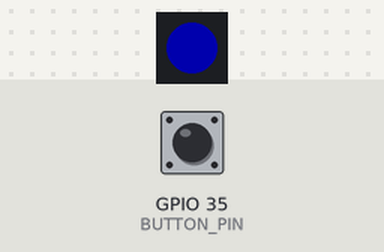
The sketch below on a simulated ESP32. Shown: 1 RGB LEDs in strip order, left to right. Inputs (shaded band) come from the test bench; at power-on: GPIO 35 (BUTTON_PIN) HIGH. Dim RGB values are drawn brighter than linear; WiFi joins after 1.5 s; servers stay silent unless stated; uploads are accepted with an empty reply; what the sketch prints to the serial monitor is not drawn.

Above: at 2.8 s.
2.9 s: GPIO 35 (BUTTON_PIN) pulled LOW for 0.15 s
At 3.04 s:
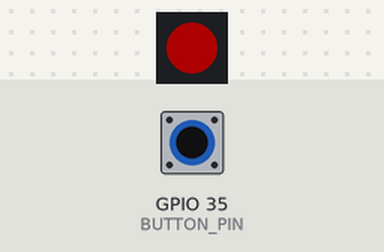
4.6 s: GPIO 35 (BUTTON_PIN) pulled LOW for 3.2 s
At 9.1 s:
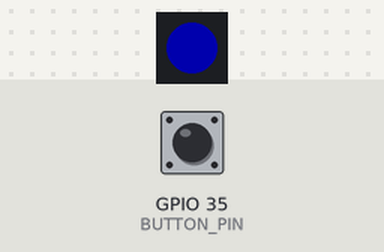
Timing chart, 0 to 10.6 s (numbered marks = the images above; inputs shaded):
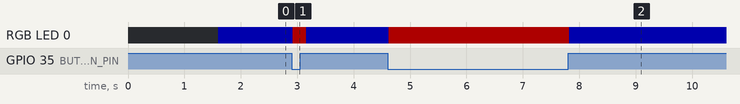

Measured:
- after the input at 2.9 s, RGB LED 0: RGB(0, 0, 50) → RGB(50, 0, 0) at once, → RGB(0, 0, 50) 0.23 s later
- after the input at 4.6 s, RGB LED 0: RGB(0, 0, 50) → RGB(50, 0, 0) at once, → RGB(0, 0, 50) 3.2 s later

The sketch:

code.ino
```cpp
#include <WiFi.h>
#include <HTTPClient.h>
#include <WiFiClientSecure.h>
#include <Adafruit_NeoPixel.h>

#define BUTTON_PIN 35
#define RGB_BUILTIN 2
#define NUM_PIXELS 1

const char* ssid = "wifi_username";
const char* password = "wifi_password";

//ngrok endpoint
const char* serverURL = "serverurl/api/record";

Adafruit_NeoPixel pixels(NUM_PIXELS, RGB_BUILTIN, NEO_GRB + NEO_KHZ800);
bool isRecording = false;

//led (we thing the led died)
void updateLED() {
  if (isRecording) {
    pixels.setPixelColor(0, pixels.Color(255, 0, 0));   // RED = RECORDING
  } else {
    pixels.setPixelColor(0, pixels.Color(0, 0, 255));   // BLUE = IDLE
  }
  pixels.show();
}

//wifi connection
void sendCommand(bool start) {
  if (WiFi.status() != WL_CONNECTED) {
    Serial.println("Wi-Fi disconnected!");
    return;
  }

  WiFiClientSecure client;
  client.setInsecure();  // Accept any certificate (for testing)

  HTTPClient http;
  http.begin(client, serverURL);
  http.addHeader("Content-Type", "application/json");

  String payload = "{\"command\":\"";
  payload += (start ? "start_recording" : "stop_recording");
  payload += "\"}";

  Serial.println("Sending payload: " + payload);

  int httpResponseCode = http.POST(payload);

  if (httpResponseCode > 0) {
    Serial.println("Server Response Code: " + String(httpResponseCode));
    String response = http.getString();
    Serial.println("Response Body: " + response);
  } else {
    Serial.println("HTTP POST failed: " + String(httpResponseCode));
  }

  http.end();
}


void setup() {
  Serial.begin(115200);

  pixels.begin();
  pixels.setBrightness(50);
  pinMode(BUTTON_PIN, INPUT_PULLUP);

  //connect wifi with ssid
  WiFi.begin(ssid, password);
  Serial.print("Connecting to WiFi");
  while (WiFi.status() != WL_CONNECTED) {
    Serial.print(".");
    delay(400);
  }
  Serial.println("\nConnected! IP: " + WiFi.localIP().toString());

  updateLED();
}


void loop() {
  static bool lastState = HIGH;
  int reading = digitalRead(BUTTON_PIN);

  //button eddge detection
  if (reading != lastState) {
    lastState = reading;

    if (reading == LOW) { //button presss
      isRecording = true;
      updateLED();
      sendCommand(true);
      Serial.println("EVENT: Button Press → start_recording");
    } else {               //not button press
      isRecording = false;
      updateLED();
      sendCommand(false);
      Serial.println("EVENT: Button Release → stop_recording");
    }
  }

  delay(30);
}
```
